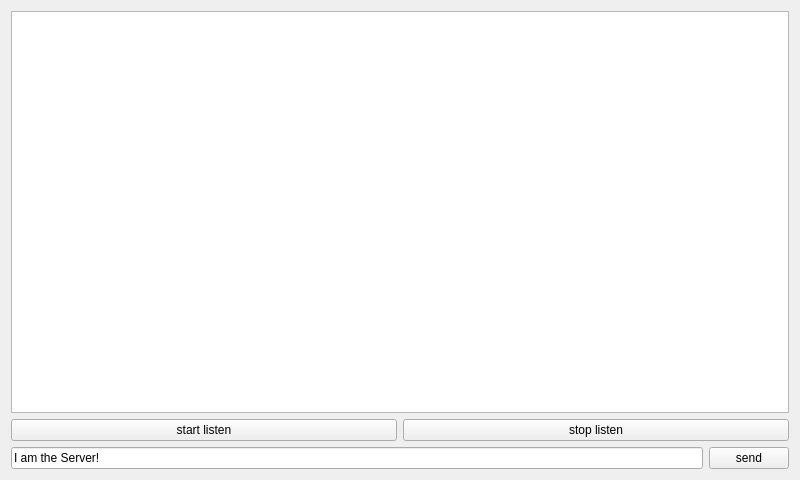
<?xml version="1.0" encoding="UTF-8"?>
<ui version="4.0">
 <class>Widget</class>
 <widget class="QWidget" name="Widget">
  <property name="geometry">
   <rect>
    <x>0</x>
    <y>0</y>
    <width>800</width>
    <height>480</height>
   </rect>
  </property>
  <property name="windowTitle">
   <string>Widget</string>
  </property>
  <layout class="QVBoxLayout" name="verticalLayout">
   <item>
    <widget class="QTextBrowser" name="textBrowser"/>
   </item>
   <item>
    <layout class="QHBoxLayout" name="horizontalLayout_2">
     <item>
      <widget class="QPushButton" name="pushButton">
       <property name="text">
        <string>start listen</string>
       </property>
       <property name="checkable">
        <bool>false</bool>
       </property>
      </widget>
     </item>
     <item>
      <widget class="QPushButton" name="pushButton_2">
       <property name="text">
        <string>stop listen</string>
       </property>
       <property name="checkable">
        <bool>false</bool>
       </property>
       <property name="checked">
        <bool>false</bool>
       </property>
      </widget>
     </item>
    </layout>
   </item>
   <item>
    <layout class="QHBoxLayout" name="horizontalLayout">
     <item>
      <widget class="QLineEdit" name="lineEdit">
       <property name="text">
        <string>I am the Server!</string>
       </property>
      </widget>
     </item>
     <item>
      <widget class="QPushButton" name="pushButton_3">
       <property name="text">
        <string>send</string>
       </property>
      </widget>
     </item>
    </layout>
   </item>
  </layout>
 </widget>
 <resources/>
 <connections/>
</ui>
